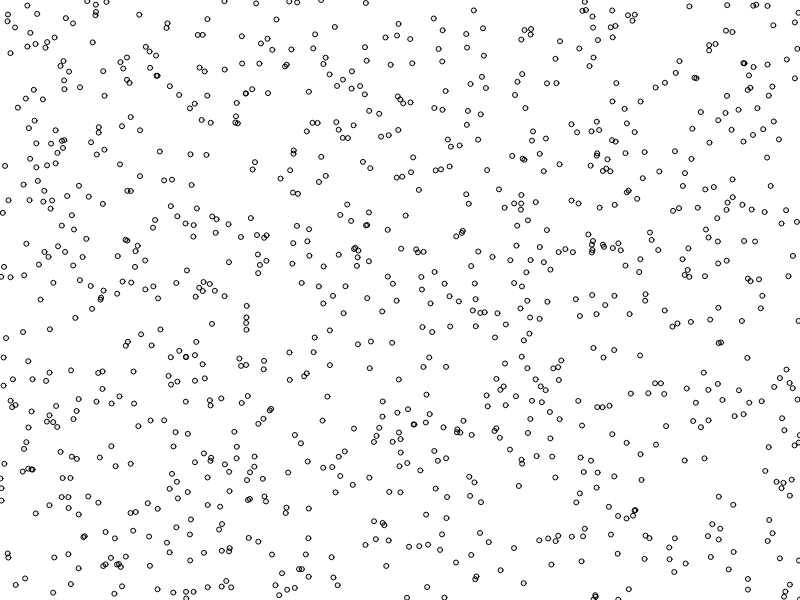
Frame 1 (no input)
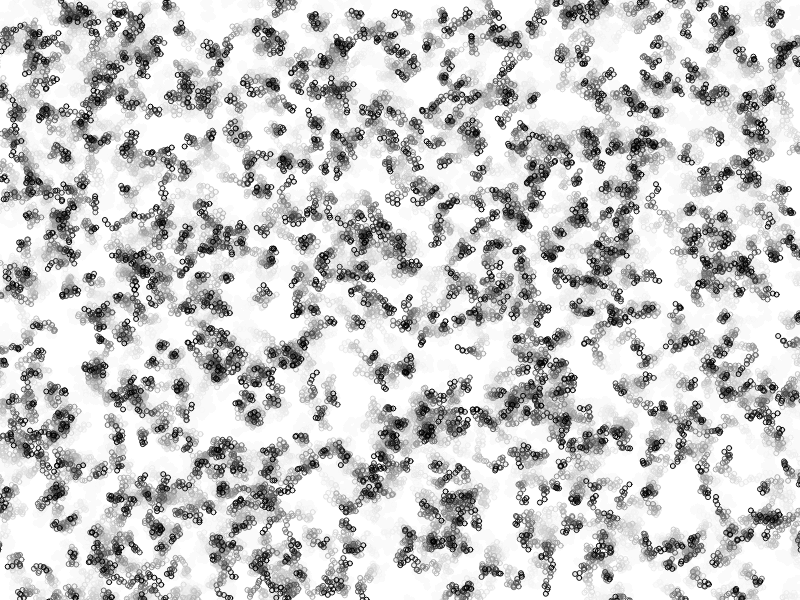
Frame 60 (no input)
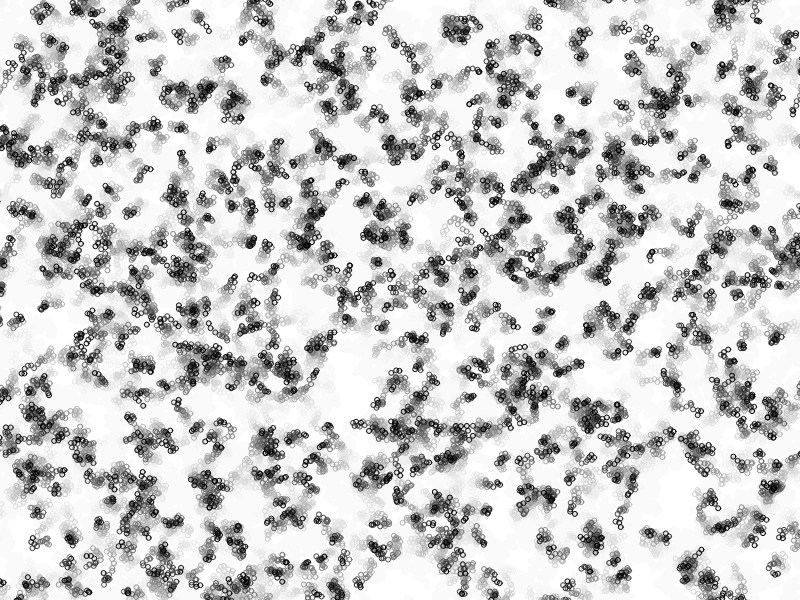
Frame 120 (the mouse pressed at the canvas centre since frame 60)

The p5.js sketch that drew these frames (run headless with seeded random() and noise() and a simulated clock; from frame 60 on, the mouse is pressed at the canvas centre):

// p5.js sketch
// ── sketch.js

var thestuff = new Array(1000);

function setup() {
  createCanvas(800, 600);
  background(255);
  fill(0);
  for(var i =0;i<thestuff.length;i++)
  {
    thestuff[i] = new Circle();
  }
  
}

function draw() {
  background(255, 20);
  fill(0, 20);
  for(var i in thestuff) {
    thestuff[i].doit();
  }
}

// THIS IS A CLASS:
var Circle = function()
{
  this.x = random(width);
  this.y = random(height);
  
  this.doit = function()
  {
    ellipse(this.x, this.y, 5, 5);
    this.x += random(-5, 5);
    this.y += random(-5, 5);
  }
}
